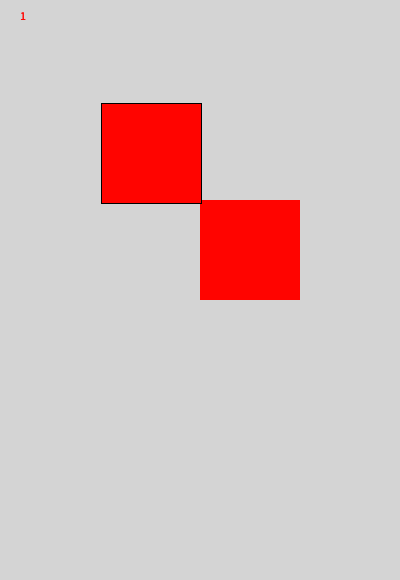
Frame 1 (no input)
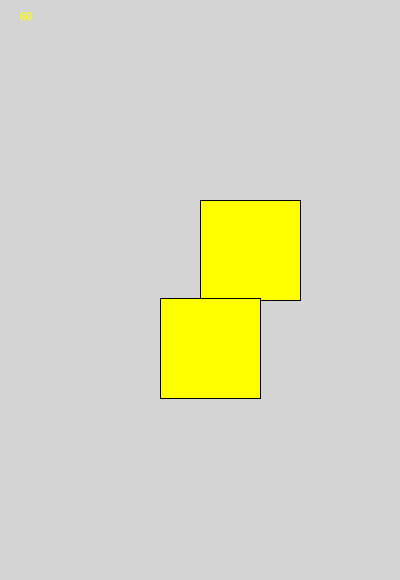
Frame 60 (the mouse pressed at the canvas centre just before this capture)
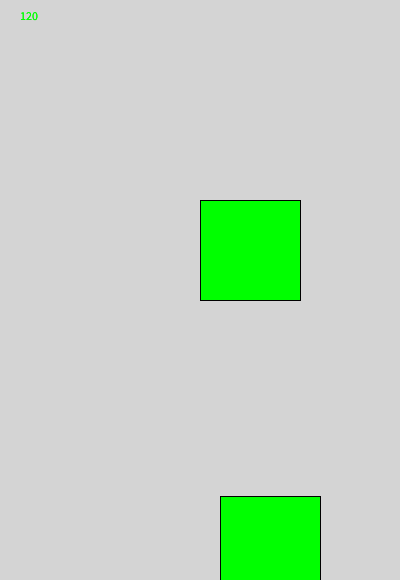
Frame 120 (the mouse held since frame 60 and released just before this capture)

The Processing sketch that drew these frames (run headless with seeded random() and noise(); from frame 60 on, the mouse is pressed at the canvas centre):

// Processing sketch: Mondriananimatedart
// ── Mondriananimatedart.pde
//animated mondrian art 

float x = 100; 
float y = 100; 
float xspeed = 1; 
float yspeed = 3.3; 


void setup() {
  size(400, 580);
  colorMode(HSB, 360, 100, 100);
  frameRate(36); 
  noStroke();
  
  
}

int value = 10;
int colorCycle;

void draw() {
  background(300);
  colorCycle = frameCount%360;
  fill(color(colorCycle, 100, 100)); 
  rect(200, 200, 100, 100); 
  text (colorCycle, 20, 20);
  
  x = x + xspeed;
  y = y + yspeed;
  
  if ((x > width) || (x < 0)){
    xspeed = xspeed * -1; 
  }
  if ((y > height) || (y < 0)) {
    yspeed = yspeed * -1; 
  }
  
  stroke (0); 
 fill (color(colorCycle, 100, 100)); 
 rect (x,y, 100, 100); 
 text (colorCycle, 20, 20); 
  
  
  //fill(300);
  //rect(0, 0, 100, 100);
  //strokeWeight(10);
  
  //fill(255,204,0);
  //rect(100,0,300,400);
  
  //fill(300);
  //rect(0,100,100,300);
  
  //colorMode(HSB);
  //fill(255,204,100);
  //rect(0, 400, 100, 178);
  
  //fill(300);
  //rect(100, 400, 220, 178);
  
  //colorMode(RGB);
  //fill(300);
  //rect(320, 400, 80, 90);
  
  //fill(255, 204, 0);
  //rect(320, 490, 80, 90);
  
}
  
